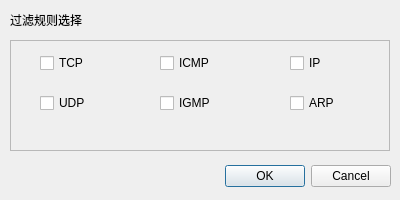
<?xml version="1.0" encoding="UTF-8"?>
<ui version="4.0">
 <class>FilterDialog</class>
 <widget class="QDialog" name="FilterDialog">
  <property name="geometry">
   <rect>
    <x>0</x>
    <y>0</y>
    <width>400</width>
    <height>200</height>
   </rect>
  </property>
  <property name="windowTitle">
   <string>过滤规则选择</string>
  </property>
  <widget class="QDialogButtonBox" name="buttonBox">
   <property name="geometry">
    <rect>
     <x>50</x>
     <y>160</y>
     <width>341</width>
     <height>32</height>
    </rect>
   </property>
   <property name="orientation">
    <enum>Qt::Horizontal</enum>
   </property>
   <property name="standardButtons">
    <set>QDialogButtonBox::Cancel|QDialogButtonBox::Ok</set>
   </property>
  </widget>
  <widget class="QFrame" name="frame">
   <property name="geometry">
    <rect>
     <x>10</x>
     <y>40</y>
     <width>380</width>
     <height>111</height>
    </rect>
   </property>
   <property name="frameShape">
    <enum>QFrame::StyledPanel</enum>
   </property>
   <property name="frameShadow">
    <enum>QFrame::Raised</enum>
   </property>
   <widget class="QCheckBox" name="TCPcheckBox">
    <property name="geometry">
     <rect>
      <x>30</x>
      <y>10</y>
      <width>100</width>
      <height>26</height>
     </rect>
    </property>
    <property name="text">
     <string>TCP</string>
    </property>
   </widget>
   <widget class="QCheckBox" name="UDPcheckBox">
    <property name="geometry">
     <rect>
      <x>30</x>
      <y>50</y>
      <width>100</width>
      <height>26</height>
     </rect>
    </property>
    <property name="text">
     <string>UDP</string>
    </property>
   </widget>
   <widget class="QCheckBox" name="IPcheckBox">
    <property name="geometry">
     <rect>
      <x>280</x>
      <y>10</y>
      <width>100</width>
      <height>26</height>
     </rect>
    </property>
    <property name="text">
     <string>IP</string>
    </property>
   </widget>
   <widget class="QCheckBox" name="ICMPcheckBox">
    <property name="geometry">
     <rect>
      <x>150</x>
      <y>10</y>
      <width>100</width>
      <height>26</height>
     </rect>
    </property>
    <property name="text">
     <string>ICMP</string>
    </property>
   </widget>
   <widget class="QCheckBox" name="ARPcheckBox">
    <property name="geometry">
     <rect>
      <x>280</x>
      <y>50</y>
      <width>100</width>
      <height>26</height>
     </rect>
    </property>
    <property name="text">
     <string>ARP</string>
    </property>
   </widget>
   <widget class="QCheckBox" name="IGMPcheckBox">
    <property name="geometry">
     <rect>
      <x>150</x>
      <y>50</y>
      <width>100</width>
      <height>26</height>
     </rect>
    </property>
    <property name="text">
     <string>IGMP</string>
    </property>
   </widget>
  </widget>
  <widget class="QLabel" name="label">
   <property name="geometry">
    <rect>
     <x>10</x>
     <y>10</y>
     <width>111</width>
     <height>20</height>
    </rect>
   </property>
   <property name="text">
    <string>过滤规则选择</string>
   </property>
  </widget>
 </widget>
 <resources/>
 <connections>
  <connection>
   <sender>buttonBox</sender>
   <signal>accepted()</signal>
   <receiver>FilterDialog</receiver>
   <slot>accept()</slot>
   <hints>
    <hint type="sourcelabel">
     <x>248</x>
     <y>254</y>
    </hint>
    <hint type="destinationlabel">
     <x>157</x>
     <y>274</y>
    </hint>
   </hints>
  </connection>
  <connection>
   <sender>buttonBox</sender>
   <signal>rejected()</signal>
   <receiver>FilterDialog</receiver>
   <slot>reject()</slot>
   <hints>
    <hint type="sourcelabel">
     <x>316</x>
     <y>260</y>
    </hint>
    <hint type="destinationlabel">
     <x>286</x>
     <y>274</y>
    </hint>
   </hints>
  </connection>
 </connections>
</ui>
